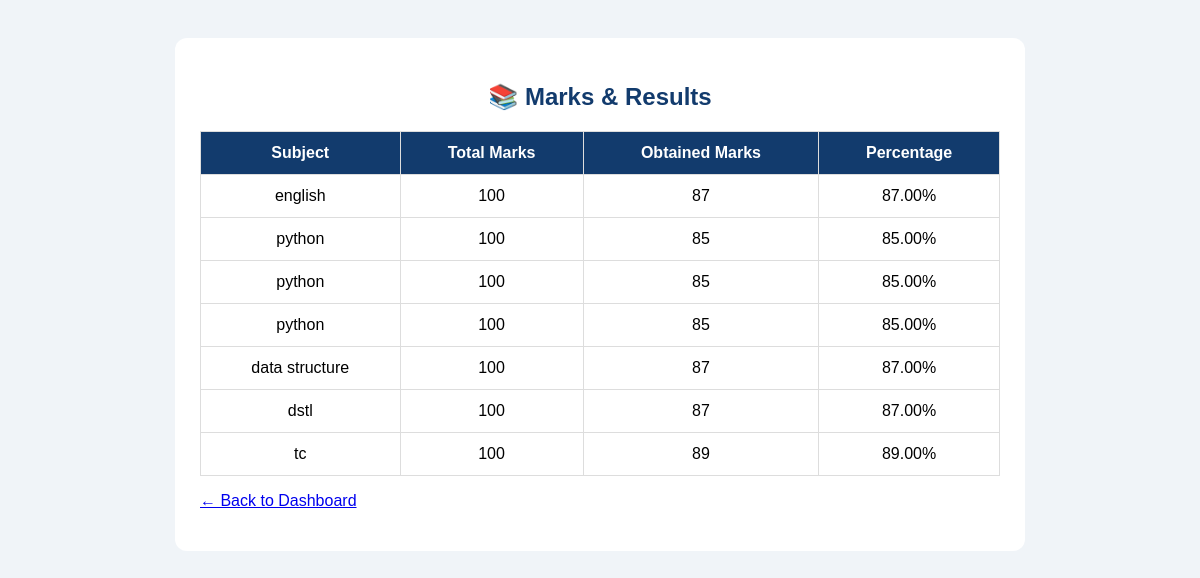
The app's page /marks (signed in) with its own data.
### tables this page shows
CREATE TABLE marks (
            id INTEGER PRIMARY KEY AUTOINCREMENT,
            student_id INTEGER NOT NULL,
            subject TEXT NOT NULL,
            total_marks INTEGER NOT NULL,
            obtained_marks INTEGER NOT NULL,
            FOREIGN KEY(student_id) REFERENCES students(id)
        );

### app.py (the view)
@app.route('/marks')
def marks():
    if 'student_id' not in session:
        return redirect(url_for('login', role='student'))
    conn = get_db()
    records = conn.execute(
        "SELECT * FROM marks WHERE student_id = ?",
        (session['student_id'],)
    ).fetchall()
    conn.close()
    return render_template('marks.html', records=records)

### app.py (called while the page is built)
def get_db():
    conn = sqlite3.connect(
        "students.db",
        timeout=30,
        check_same_thread=False
    )
    conn.row_factory = sqlite3.Row
    return conn

### templates/marks.html (shortened to what this page needs)
<!DOCTYPE html>
<html>
<head>
</head>
<body>
    <div class="container">
        <h2>📚 Marks & Results</h2>
        {% if records %}
        <table>
            <tr>
                <th>Subject</th>
                <th>Total Marks</th>
                <th>Obtained Marks</th>
                <th>Percentage</th>
            </tr>
            {% for record in records %}
            <tr>
                <td>{{ record['subject'] }}</td>
                <td>{{ record['total_marks'] }}</td>
                <td>{{ record['obtained_marks'] }}</td>
                <td>
                    {{ "%.2f"|format(record['obtained_marks'] / record['total_marks'] * 100) }}%
                </td>
            </tr>
            {% endfor %}
        </table>
        {% else %}
        <p>No examination results available yet.</p>
        {% endif %}
        <p><a href="{{ url_for('dashboard') }}">← Back to Dashboard</a></p>
    </div>
</body>
</html>

### templates/marks.html (style rules this page uses)
body { font-family: Arial, sans-serif; background: #f0f4f8; padding: 30px; }
.container { max-width: 800px; margin: auto; background: white; padding: 25px; border-radius: 12px; }
h2 { color: #123B6D; text-align: center; }
table { width: 100%; border-collapse: collapse; margin-top: 20px; }
th, td { border: 1px solid #ddd; padding: 12px; text-align: center; }
th { background: #123B6D; color: white; }

### records on screen
marks: subject "english", total_marks "100", obtained_marks "87", record['obtained_marks']/record['total_marks']*100 "87.00"
marks: subject "python", total_marks "100", obtained_marks "85", record['obtained_marks']/record['total_marks']*100 "85.00"
marks: subject "python", total_marks "100", obtained_marks "85", record['obtained_marks']/record['total_marks']*100 "85.00"
marks: subject "python", total_marks "100", obtained_marks "85", record['obtained_marks']/record['total_marks']*100 "85.00"
marks: subject "data structure", total_marks "100", obtained_marks "87", record['obtained_marks']/record['total_marks']*100 "87.00"
marks: subject "dstl", total_marks "100", obtained_marks "87", record['obtained_marks']/record['total_marks']*100 "87.00"
marks: subject "tc", total_marks "100", obtained_marks "89", record['obtained_marks']/record['total_marks']*100 "89.00"
